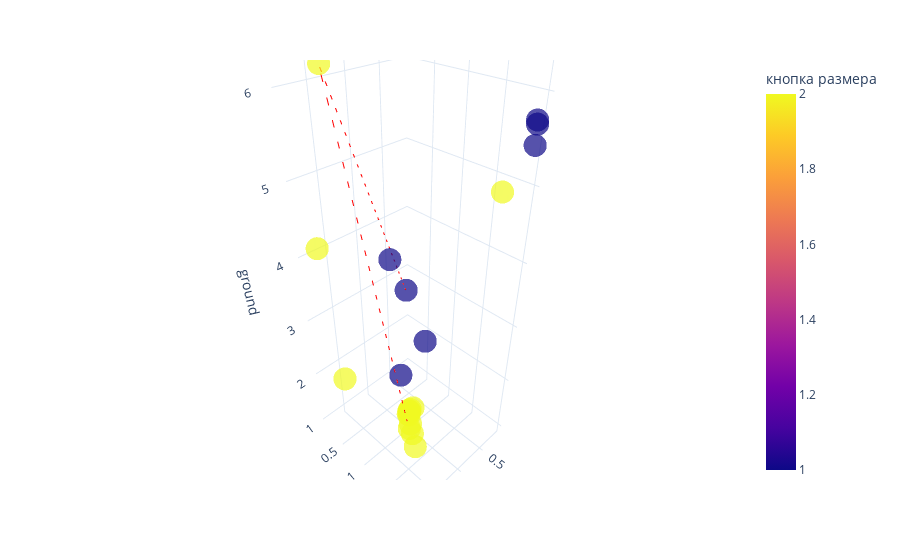

Notebook source saved alongside this figure:
### Code cell
fig = px.scatter_3d(steps_df, x='coffee', y='size', z='ground', color='кнопка размера', opacity=0.7)
# this is best path, plot it as a  directional line in 3d
best_option = steps_df.iloc[prob.ibest_seq].drop_duplicates()
# Create the line plot
gradient = best_option.index

line_plot = px.line_3d(best_option, x='coffee', y='size', z='ground')
line_plot['data'][0]['line']['color'] = '#FF0000'
line_plot['data'][0]['line']['dash'] = 'dash'
fig.add_trace(line_plot.data[0])
fig.update_layout(title='')

fig.update_layout(template='plotly_white')

go.Figure(fig).show()

### Figure 1 — Plotly figure (JSON) as saved in the notebook; plotly's stock layout.template omitted (floating-point values rounded to 4 significant figures)
{"data": [{"hovertemplate": "coffee=%{x}<br>size=%{y}<br>ground=%{z}<br>кнопка размера=%{marker.color}<extra></extra>", "legendgroup": "", "marker": {"color": [1, 1, 2, 2, 2, 1, 2, 1, 1, 2, 2, 2, 1, 2, 2, 2, 2, 2, 1, 2, 1, 2, 2], "coloraxis": "coloraxis", "opacity": 0.7, "symbol": "circle"}, "mode": "markers", "name": "", "scene": "scene", "showlegend": false, "type": "scatter3d", "x": [0.4639, 0.7011, 1.857, 1.67, 1.564, 0.8555, 1.266, 1.15, 0.1688, 0.3043, 1.264, 1.258, 1.2, 1.225, 1.214, 1.165, 1.211, 1.175, 0.1845, 1.186, 0.1234, 1.164, 1.213], "y": [0.4042, 1.023, 0.7836, 0.09786, 0.2285, 1.514, 1.272, 0.8352, 1.976, 1.755, 1.333, 1.388, 1.044, 1.21, 1.227, 1.245, 1.211, 1.204, 2.0, 1.21, 1.955, 1.165, 1.214], "z": [2.924, 2.489, 6.338, 4.052, 1.781, 6.727, 1.324, 3.994, 5.729, 4.916, 1.261, 1.004, 2.201, 1.554, 1.612, 1.665, 1.612, 1.283, 5.479, 1.62, 5.671, 1.44, 1.592]}, {"hovertemplate": "coffee=%{x}<br>size=%{y}<br>ground=%{z}<extra></extra>", "legendgroup": "", "line": {"color": "#FF0000", "dash": "dash"}, "marker": {"symbol": "circle"}, "mode": "lines", "name": "", "scene": "scene", "showlegend": false, "type": "scatter3d", "x": [0.4639, 1.857, 1.266], "y": [0.4042, 0.7836, 1.272], "z": [2.924, 6.338, 1.324]}], "layout": {"coloraxis": {"colorbar": {"title": {"text": "кнопка размера"}}, "colorscale": [[0.0, "#0d0887"], [0.1111, "#46039f"], [0.2222, "#7201a8"], [0.3333, "#9c179e"], [0.4444, "#bd3786"], [0.5556, "#d8576b"], [0.6667, "#ed7953"], [0.7778, "#fb9f3a"], [0.8889, "#fdca26"], [1.0, "#f0f921"]]}, "legend": {"tracegroupgap": 0}, "margin": {"t": 60}, "scene": {"domain": {"x": [0.0, 1.0], "y": [0.0, 1.0]}, "xaxis": {"title": {"text": "coffee"}}, "yaxis": {"title": {"text": "size"}}, "zaxis": {"title": {"text": "ground"}}}, "title": {"text": ""}}}
